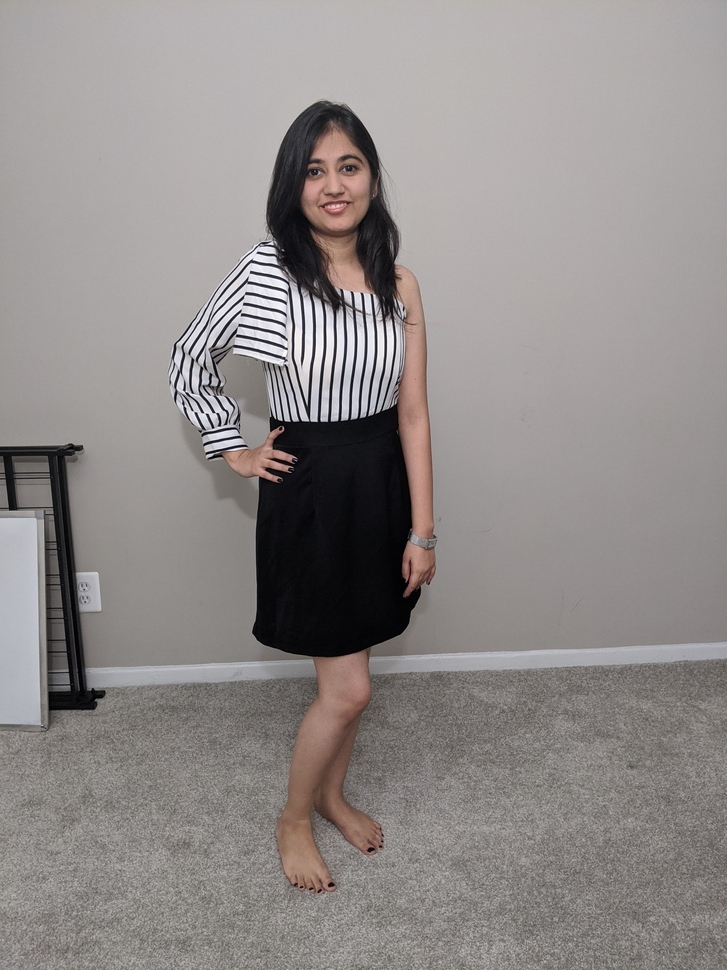
#> input picture 1.jpg, 727 x 970 px, shrunk from 3024 x 4032 before the run
$ python draw.py
#> lines starting #> are read from the running program, lines starting #| are printed output that depends on the picture
import cv2 as cv
import numpy as np

blank = np.zeros((500,500, 3), dtype = 'uint8')
img = cv.imread('1.jpg')
#> img is the input picture: shape (970, 727, 3); mean B, G, R 137.5, 139, 144.1


# [22 lines of commented-out code are left out]
cv.putText(blank, 'Hello Disha', (255, 255), cv.FONT_HERSHEY_TRIPLEX, 1.0, (255, 0, 0), 2)
cv.imshow('Text', blank)
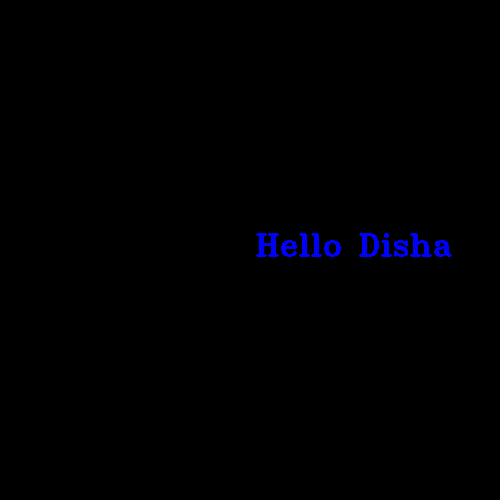
#> window 'Text': shape (500, 500, 3); mean B, G, R 2, 0, 0


cv.waitKey(0)
